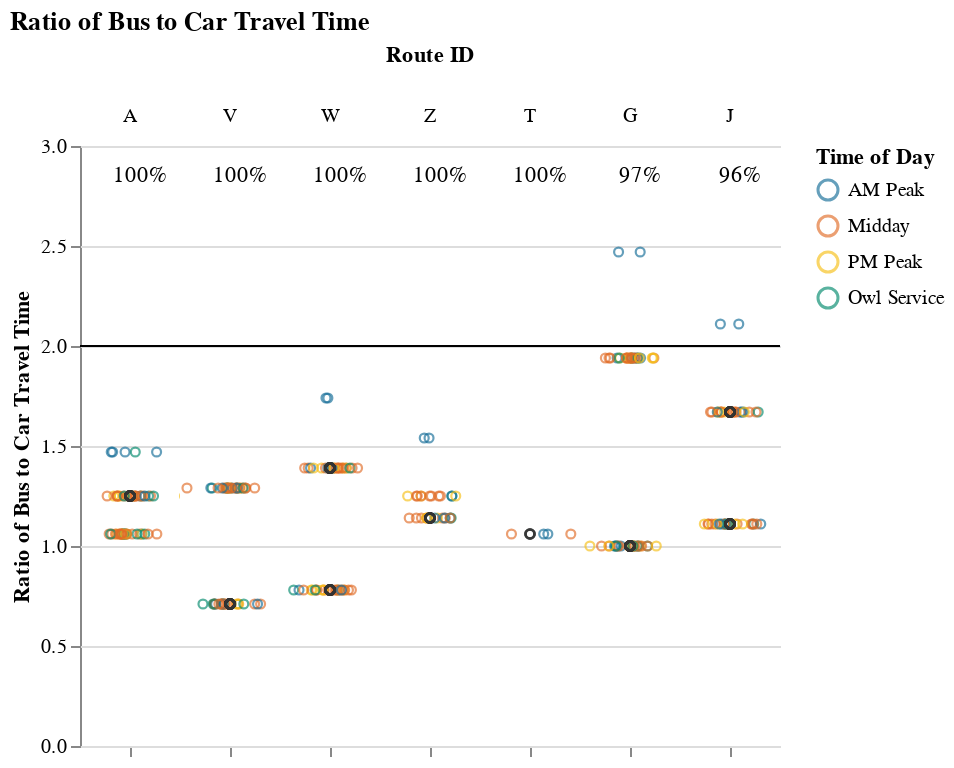
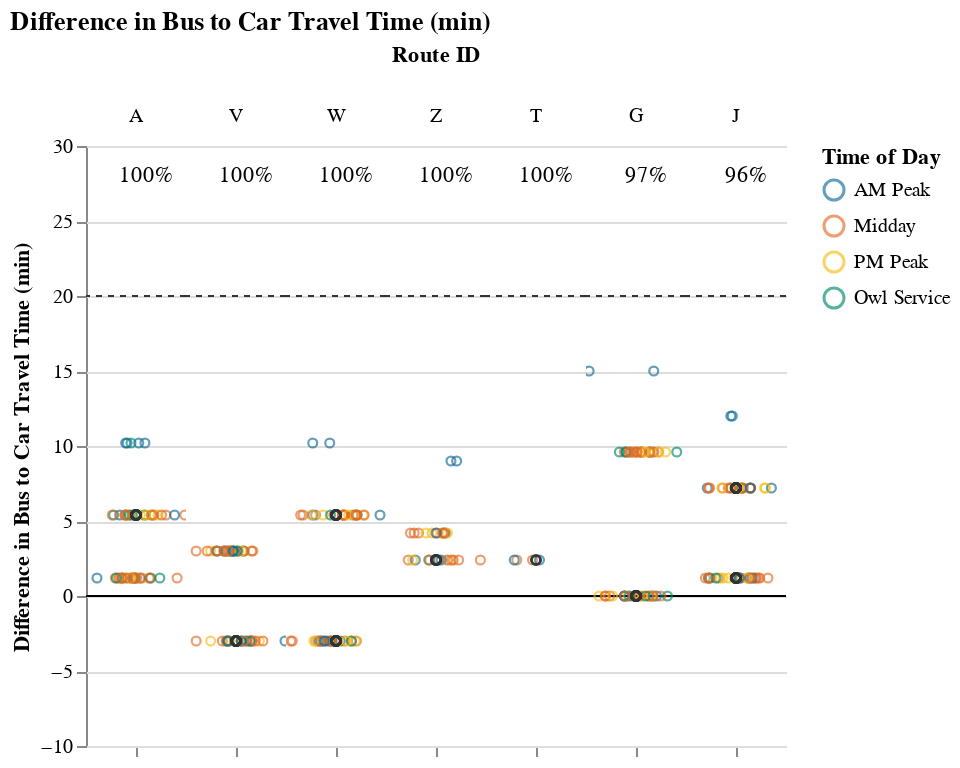

These figures' notebook cell, in order:
### Markdown cell above
## Viable Competitive Routes
### Short Routes (< 1 hr)

### Code cell
route_group = "short"
try:
    display_charts_for_route_group(df, route_group)
except:
    print(no_display_statement)

### Figure 1 — Vega-Lite specification as saved in the notebook (floating-point values rounded to 4 significant figures; data arrays with more than 128 entries replaced by an {"elided": "..."} marker saying what was removed)
{"config": {"view": {"continuousWidth": 400, "continuousHeight": 300, "stroke": null}, "facet": {"spacing": 0}}, "data": {"name": "data-781138265c149b57d58e9ab1229ac6c3"}, "facet": {"column": {"field": "route_id2", "sort": ["A", "V", "W", "Z", "T", "G", "J"], "title": "Route ID", "type": "nominal"}}, "spec": {"layer": [{"mark": "rule", "encoding": {"color": {"value": "black"}, "y": {"field": "cutoff", "type": "quantitative"}}, "selection": {"selector001": {"type": "interval", "bind": "scales", "encodings": ["x", "y"]}}}, {"mark": {"type": "point", "opacity": 0.65, "size": 20, "strokeWidth": 1.1}, "encoding": {"color": {"field": "time_of_day", "scale": {"range": ["#136C97", "#E16B26", "#F6BF16", "#00896B", "#7790A3", "#5B559C"]}, "sort": ["AM Peak", "Midday", "PM Peak", "Owl Service"], "title": "Time of Day", "type": "nominal"}, "tooltip": [{"field": "route_id2", "title": "route_id", "type": "nominal"}, {"field": "route_name", "type": "nominal"}, {"field": "trip_id", "type": "nominal"}, {"field": "service_hours", "type": "quantitative"}, {"field": "car_duration_hours", "type": "quantitative"}, {"field": "bus_multiplier", "type": "quantitative"}, {"field": "bus_difference", "type": "quantitative"}, {"field": "num_trips", "type": "quantitative"}, {"field": "num_competitive", "type": "quantitative"}, {"field": "pct_trips_competitive", "type": "quantitative"}, {"field": "pct_below_cutoff", "type": "quantitative"}, {"field": "p25", "type": "quantitative"}, {"field": "p50", "type": "quantitative"}, {"field": "p75", "type": "quantitative"}], "x": {"axis": {"grid": false, "labels": false, "ticks": true, "values": [0]}, "field": "jitter", "scale": {}, "title": null, "type": "quantitative"}, "y": {"field": "bus_multiplier", "scale": {"domain": [0, 3.0]}, "title": "Ratio of Bus to Car Travel Time", "type": "quantitative"}}, "transform": [{"calculate": "sqrt(-2*log(random()))*cos(2*PI*random())", "as": "jitter"}], "width": 50}, {"layer": [{"mark": {"type": "point", "opacity": 0.6, "size": 20, "strokeWidth": 1.3}, "encoding": {"color": {"value": "#323434"}, "y": {"field": "bus_multiplier", "type": "quantitative"}}, "transform": [{"filter": "(datum.p50_trip === 1)"}]}, {"mark": {"type": "text", "align": "center", "baseline": "middle"}, "encoding": {"color": {"value": "black"}, "text": {"field": "pct_trips_competitive", "format": ".0%", "type": "quantitative"}, "tooltip": [{"field": "route_id2", "title": "route_id", "type": "nominal"}, {"field": "route_name", "type": "nominal"}, {"field": "trip_id", "type": "nominal"}, {"field": "service_hours", "type": "quantitative"}, {"field": "car_duration_hours", "type": "quantitative"}, {"field": "bus_multiplier", "type": "quantitative"}, {"field": "bus_difference", "type": "quantitative"}, {"field": "num_trips", "type": "quantitative"}, {"field": "num_competitive", "type": "quantitative"}, {"field": "pct_trips_competitive", "type": "quantitative"}, {"field": "pct_below_cutoff", "type": "quantitative"}, {"field": "p25", "type": "quantitative"}, {"field": "p50", "type": "quantitative"}, {"field": "p75", "type": "quantitative"}], "x": {"value": 30}, "y": {"value": 15}}, "transform": [{"calculate": "sqrt(-2*log(random()))*cos(2*PI*random())", "as": "jitter"}, {"filter": "(datum.fastest_trip === 1)"}]}]}]}, "resolve": {"scale": {"y": "shared"}}, "title": "Ratio of Bus to Car Travel Time", "$schema": "https://vega.github.io/schema/vega-lite/v4.17.0.json", "datasets": {"data-781138265c149b57d58e9ab1229ac6c3": {"elided": "315 records"}}}

### Figure 2 — Vega-Lite specification as saved in the notebook (floating-point values rounded to 4 significant figures; data arrays with more than 128 entries replaced by an {"elided": "..."} marker saying what was removed)
{"config": {"view": {"continuousWidth": 400, "continuousHeight": 300, "stroke": null}, "facet": {"spacing": 0}}, "data": {"name": "data-8645c104a913e722de372997c5e18e93"}, "facet": {"column": {"field": "route_id2", "sort": ["A", "V", "W", "Z", "T", "G", "J"], "title": "Route ID", "type": "nominal"}}, "spec": {"layer": [{"mark": "rule", "encoding": {"color": {"value": "black"}, "y": {"field": "cutoff", "type": "quantitative"}}, "selection": {"selector002": {"type": "interval", "bind": "scales", "encodings": ["x", "y"]}}}, {"mark": {"type": "rule", "strokeDash": [3, 3]}, "encoding": {"color": {"value": "#323434"}, "y": {"field": "cutoff2", "type": "quantitative"}}}, {"mark": {"type": "point", "opacity": 0.65, "size": 20, "strokeWidth": 1.1}, "encoding": {"color": {"field": "time_of_day", "scale": {"range": ["#136C97", "#E16B26", "#F6BF16", "#00896B", "#7790A3", "#5B559C"]}, "sort": ["AM Peak", "Midday", "PM Peak", "Owl Service"], "title": "Time of Day", "type": "nominal"}, "tooltip": [{"field": "route_id2", "title": "route_id", "type": "nominal"}, {"field": "route_name", "type": "nominal"}, {"field": "trip_id", "type": "nominal"}, {"field": "service_hours", "type": "quantitative"}, {"field": "car_duration_hours", "type": "quantitative"}, {"field": "bus_multiplier", "type": "quantitative"}, {"field": "bus_difference", "type": "quantitative"}, {"field": "num_trips", "type": "quantitative"}, {"field": "num_competitive", "type": "quantitative"}, {"field": "pct_trips_competitive", "type": "quantitative"}, {"field": "pct_below_cutoff", "type": "quantitative"}, {"field": "p25", "type": "quantitative"}, {"field": "p50", "type": "quantitative"}, {"field": "p75", "type": "quantitative"}], "x": {"axis": {"grid": false, "labels": false, "ticks": true, "values": [0]}, "field": "jitter", "scale": {}, "title": null, "type": "quantitative"}, "y": {"field": "bus_difference", "scale": {"domain": [-5, 25.0]}, "title": "Difference in Bus to Car Travel Time (min)", "type": "quantitative"}}, "transform": [{"calculate": "sqrt(-2*log(random()))*cos(2*PI*random())", "as": "jitter"}], "width": 50}, {"layer": [{"mark": {"type": "point", "opacity": 0.6, "size": 20, "strokeWidth": 1.3}, "encoding": {"color": {"value": "#323434"}, "y": {"field": "bus_difference", "type": "quantitative"}}, "transform": [{"filter": "(datum.p50_trip === 1)"}]}, {"mark": {"type": "text", "align": "center", "baseline": "middle"}, "encoding": {"color": {"value": "black"}, "text": {"field": "pct_trips_competitive", "format": ".0%", "type": "quantitative"}, "tooltip": [{"field": "route_id2", "title": "route_id", "type": "nominal"}, {"field": "route_name", "type": "nominal"}, {"field": "trip_id", "type": "nominal"}, {"field": "service_hours", "type": "quantitative"}, {"field": "car_duration_hours", "type": "quantitative"}, {"field": "bus_multiplier", "type": "quantitative"}, {"field": "bus_difference", "type": "quantitative"}, {"field": "num_trips", "type": "quantitative"}, {"field": "num_competitive", "type": "quantitative"}, {"field": "pct_trips_competitive", "type": "quantitative"}, {"field": "pct_below_cutoff", "type": "quantitative"}, {"field": "p25", "type": "quantitative"}, {"field": "p50", "type": "quantitative"}, {"field": "p75", "type": "quantitative"}], "x": {"value": 30}, "y": {"value": 15}}, "transform": [{"calculate": "sqrt(-2*log(random()))*cos(2*PI*random())", "as": "jitter"}, {"filter": "(datum.fastest_trip === 1)"}]}]}]}, "resolve": {"scale": {"y": "shared"}}, "title": "Difference in Bus to Car Travel Time (min)", "$schema": "https://vega.github.io/schema/vega-lite/v4.17.0.json", "datasets": {"data-8645c104a913e722de372997c5e18e93": {"elided": "315 records"}}}
